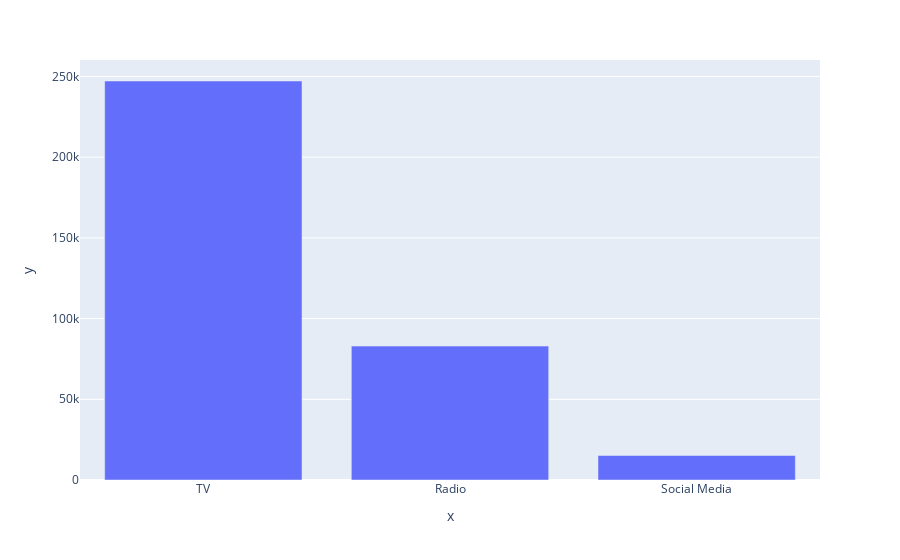

Source (notebook cell):
### Code cell
channels = ['TV', 'Radio', 'Social Media']

sales = df[['TV', 'Radio', 'Social Media']].sum()

px.bar(x=channels, y=sales)

### Figure 1 — Plotly figure (JSON) as saved in the notebook; plotly's stock layout.template omitted (floating-point values rounded to 4 significant figures)
{"data": [{"alignmentgroup": "True", "hovertemplate": "x=%{x}<br>y=%{y}<extra></extra>", "legendgroup": "", "marker": {"color": "#636efa", "pattern": {"shape": ""}}, "name": "", "offsetgroup": "", "orientation": "v", "showlegend": false, "textposition": "auto", "type": "bar", "x": ["TV", "Radio", "Social Media"], "xaxis": "x", "y": [247200.0, 82960.0, 15180.0], "yaxis": "y"}], "layout": {"autosize": true, "barmode": "relative", "legend": {"tracegroupgap": 0}, "margin": {"t": 60}, "xaxis": {"anchor": "y", "autorange": true, "domain": [0, 1], "range": [-0.5, 2.5], "title": {"text": "x"}, "type": "category"}, "yaxis": {"anchor": "x", "autorange": true, "domain": [0, 1], "range": [0, 260200.0], "title": {"text": "y"}, "type": "linear"}}}
